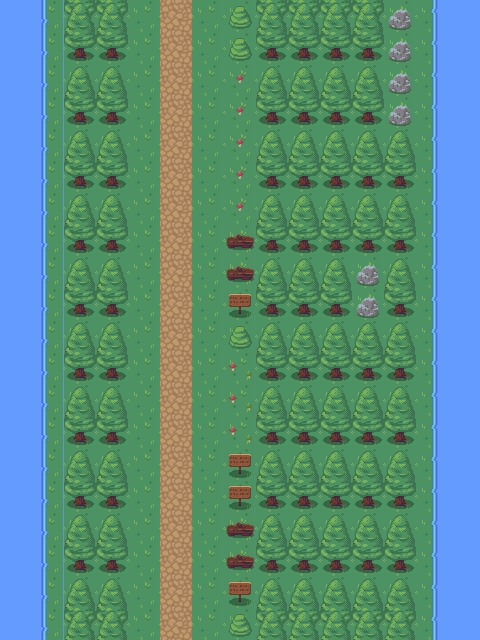

This game map was drawn from its Tiled (.tmx) file and the tilesets committed beside it. A one-line description and the trimmed map source follow:
An orthogonal 15x20 tile map with 32x32 px tiles, 4 tile layers (Main Ground, Obj, Monster Path, Placeable).

<map version="1.10" tiledversion="1.10.2" orientation="orthogonal" renderorder="right-down" width="15" height="20" tilewidth="32" tileheight="32" infinite="0" nextlayerid="6" nextobjectid="1">
 <editorsettings>
  <export target="map.json" format="json" />
 </editorsettings>
 <tileset firstgid="1" name="rpg_tileset" tilewidth="32" tileheight="32" tilecount="180" columns="20">
  <image source="../assets/rpg_tileset.png" width="641" height="288" />
 </tileset>
 <layer id="1" name="Main Ground" width="15" height="20" locked="1">
  <data>[300 cells, 240 non-empty, 1 distinct tile ids]</data>
 </layer>
 <layer id="3" name="Obj" width="15" height="20" locked="1">
  <data>[300 cells, 240 non-empty, 12 distinct tile ids]</data>
 </layer>
 <layer id="4" name="Monster Path" width="15" height="20" locked="1">
  <data>[300 cells, 20 non-empty, 1 distinct tile ids]</data>
 </layer>
 <layer id="5" name="Placeable" width="15" height="20" locked="1">
  <data>[300 cells, 40 non-empty, 1 distinct tile ids]</data>
 </layer>
</map>